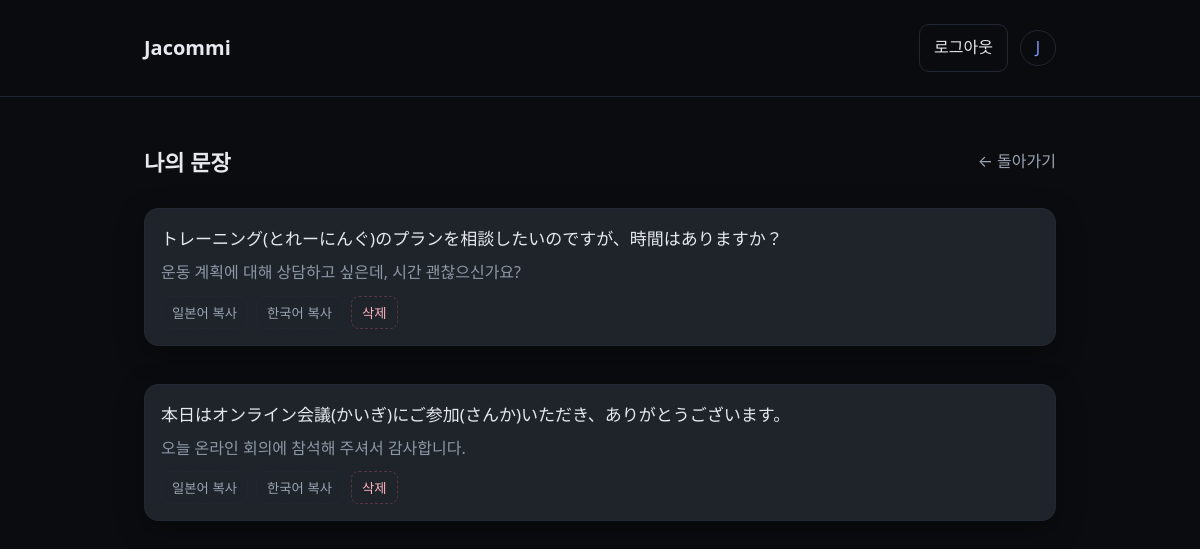
The app's page /mypage (signed in) with its own data.
### core/models.py (models this page shows, shortened)
class SavedSentence(models.Model):
    user = models.ForeignKey(User, on_delete=models.CASCADE, related_name="saved_sentences")
    date = models.DateField()                 # DailySet 날짜
    topic = models.CharField(max_length=200)  # DailySet 토픽(표시용)
    idx = models.IntegerField(default=0)      # 0~4 (몇 번째 문장인지)
    jp = models.TextField()
    ko = models.TextField()
    created_at = models.DateTimeField(auto_now_add=True)
    class Meta:
        unique_together = (("user", "date", "idx"),)  # 같은 날 같은 위치 문장 중복 저장 방지
        indexes = [
            models.Index(fields=["user", "date"]),
        ]

### core/views.py (the view)
# urls.py: path("mypage", mypage, name="mypage"),
@login_required
def mypage(request):
    items = (
        SavedSentence.objects
        .filter(user=request.user)
        .order_by("-date", "idx", "-created_at")
    )
    return render(request, "mypage.html", {"items": items})

### templates/mypage.html (shortened to what this page needs)
<!doctype html>
<html lang="ko">
<head>
  <link rel="stylesheet" href="/static/styles.css">
</head>
<body class="app">
  <header class="appbar">
  <div class="container appbar__inner">
    <h1 class="brand"><a href="/" class="brand__link">Jacommi</a></h1>
    <nav class="appbar__right">
      {% if request.user.is_authenticated %}
        <a class="btn btn--ghost" href="{% url 'logout' %}">로그아웃</a>
        {% if ga and ga.photo_url %}
          <a class="avatar" href="/mypage" title="{{ ga.email }}">
            <img src="{{ ga.photo_url }}" alt="{{ ga.email }}">
          </a>
        {% else %}
          <a class="avatar avatar--fallback" href="/mypage" title="{{ request.user.email|default:request.user.username }}">
            <span>{{ request.user.username|first|upper }}</span>
          </a>
        {% endif %}
      {% else %}
        <a class="btn btn--primary" href="/api/auth/google/login">구글로 로그인/연동</a>
      {% endif %}
    </nav>
  </div>
</header>
  <main class="container">
    <div class="page-head">
      <h2 class="title">나의 문장</h2>
      <a class="link subtle" href="/">← 돌아가기</a>
    </div>
    {% if items %}
      <ol class="sentences">
        {% for it in items %}
        <li class="sentence card sentence--mine" data-id="{{ it.id }}">
          <div class="sentence__ja">
            <span class="ja">{{ it.jp }}</span>
          </div>
          <div class="sentence__ko">{{ it.ko }}</div>
          <div class="sentence__tools">
            <button class="tool" onclick="navigator.clipboard.writeText('{{ it.jp|escapejs }}')">일본어 복사</button>
            <button class="tool" onclick="navigator.clipboard.writeText('{{ it.ko|escapejs }}')">한국어 복사</button>
            <button class="tool tool--danger btn-delete" data-id="{{ it.id }}">삭제</button>
          </div>
        </li>
        {% endfor %}
      </ol>
    {% else %}
      <section class="empty card">
        <h3>아직 저장한 문장이 없어요.</h3>
        <p>메인 화면에서 각 문장 옆 <b>저장</b> 버튼을 눌러 보관할 수 있어요.</p>
        <a class="btn" href="/">메인으로 이동</a>
      </section>
    {% endif %}
  </main>
</body>
</html>

### static/styles.css (style rules this page uses)
:root { --bg:#0b0c0f; --panel:#12141a; --panel-2:#161922; --text:#e6e9ef; --muted:#9aa4b2; --primary:#7c9cff; --success:#3ddc97; --border:#222734; --shadow:0 8px 28px rgba(0,0,0,.35); --radius:16px; }
* { box-sizing:border-box }
html,body { margin:0;padding:0;background:var(--bg);color:var(--text);font:16px/1.6 ui-sans-serif,system-ui,-apple-system,Segoe UI,Roboto,Apple SD Gothic Neo,Noto Sans KR,Apple Color Emoji }
.container { max-width:960px;margin:0 auto;padding:24px }
a { color:var(--primary);text-decoration:none }
.link.subtle { color:var(--muted) }
.appbar { position:sticky;top:0;background:rgba(11,12,15,.7);backdrop-filter:saturate(160%) blur(8px);border-bottom:1px solid var(--border);z-index:5 }
.appbar__inner { display:flex;align-items:center;gap:16px;justify-content:space-between }
.brand { font-size:20px;margin:0 }
.appbar__right { display:flex;gap:12px;align-items:center }
.btn { background:var(--panel-2);border:1px solid var(--border);color:var(--text);padding:10px 14px;border-radius:10px;cursor:pointer }
.btn--ghost { background:transparent;border:1px solid var(--border) }
.title { margin:0 0 4px 0;font-size:28px }
.card { background:var(--panel);border:1px solid var(--border);border-radius:var(--radius);box-shadow:var(--shadow);padding:20px }
.sentences { list-style:none;margin:12px 0 0 0;padding:0;display:grid;gap:14px }
.sentence { padding:14px;border-radius:12px;background:var(--panel-2);border:1px solid var(--border) }
.sentence__ja { display:flex;gap:8px;align-items:flex-start;font-size:17px }
.sentence__ko { margin-top:6px;color:var(--muted) }
.sentence__tools { display:flex;gap:8px;margin-top:10px }
.tool { background:transparent;border:1px dashed var(--border);color:var(--muted);padding:6px 10px;border-radius:8px;cursor:pointer }
.avatar { width:36px;height:36px;border-radius:50%;overflow:hidden;border:1px solid var(--border); display:inline-flex;align-items:center;justify-content:center }
.brand__link { color: inherit; text-decoration: none; }
.page-head { display: flex; align-items: center; justify-content: space-between; margin: 24px 0 16px; }
.page-head .title { margin: 0; font-size: 22px; font-weight: 700; }
.sentence.card { padding: 16px; border-radius: 14px; background: var(--card-bg, #1f242b); margin: 12px 0; }
.sentence__ja { display:flex; gap:8px; align-items:flex-start; }
.sentence__ja .ja { line-height:1.6; }
.sentence__ko { margin-top:8px; opacity:.9; }
.sentence__tools { display:flex; gap:8px; margin-top:10px; }
.tool--danger { color: #ffb3be; border-color: rgba(255, 99, 132, 0.25); }

### records on screen
SavedSentence: jp "トレーニング(とれーにんぐ)のプランを相談したいのですが、時間はありますか？", ko "운동 계획에 대해 상담하고 싶은데, 시간 괜찮으신가요?"
SavedSentence: jp "本日はオンライン会議(かいぎ)にご参加(さんか)いただき、ありがとうございます。", ko "오늘 온라인 회의에 참석해 주셔서 감사합니다."

### other values on screen
{{ request.user.username|first|upper }} "J"
